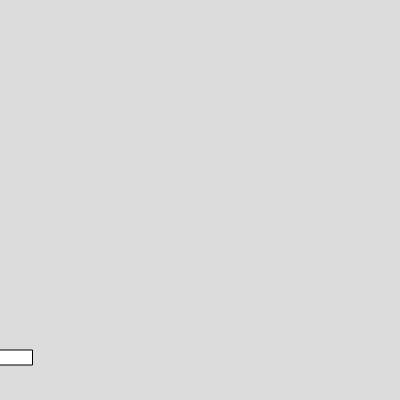
Frame 1 (no input)
Frame 60 (no input): identical to frame 1, image omitted
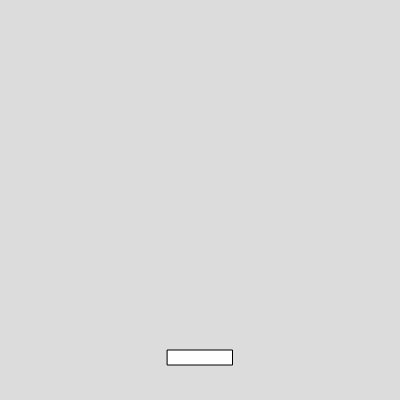
Frame 120 (the mouse pressed at the canvas centre since frame 60)

The p5.js sketch that drew these frames (run headless with seeded random() and noise() and a simulated clock; from frame 60 on, the mouse is pressed at the canvas centre):

// p5.js sketch
// ── sketch.js
let rectSize = 65;

function setup() {
  createCanvas(400, 400);
}

function draw() {
  background(220);
  draw_base();
}

//drawing base
function draw_base() {
  rect(mouseX - rectSize/2, 350, rectSize, 15);
  if (mouseX - rectSize/2 < width || mouseX - rectSize/2 > width) {
    
  }
}
